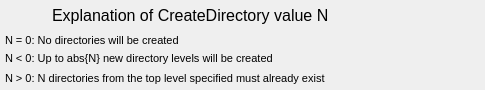
<?xml version="1.0" ?>
<ui version="4.0">
  <class>Dialog</class>
  <widget class="PyDMFrame" name="screen">
    <property name="geometry">
      <rect>
        <x>839</x>
        <y>129</y>
        <width>485</width>
        <height>90</height>
      </rect>
    </property>
    <property name="minimumSize">
      <size>
        <width>485</width>
        <height>90</height>
      </size>
    </property>
    <property name="styleSheet">
      <string notr="true">PyDMFrame#screen {
  color: rgb(0, 0, 0);
  background-color: rgb(187, 187, 187);
  }</string>
    </property>
    <property name="windowTitle">
      <string>createDirectoryHelp</string>
    </property>
    <layout class="QGridLayout" name="gridLayout" columnstretch="5,47,212,133,35,49,4" rowstretch="5,20,8,14,5,14,5,14,5">
      <property name="leftMargin">
        <number>0</number>
      </property>
      <property name="topMargin">
        <number>0</number>
      </property>
      <property name="rightMargin">
        <number>0</number>
      </property>
      <property name="bottomMargin">
        <number>0</number>
      </property>
      <property name="horizontalSpacing">
        <number>0</number>
      </property>
      <property name="verticalSpacing">
        <number>0</number>
      </property>
      <item row="1" column="2" colspan="3">
        <widget class="QLabel" name="text">
          <property name="geometry">
            <rect>
              <x>52</x>
              <y>5</y>
              <width>380</width>
              <height>20</height>
            </rect>
          </property>
          <property name="sizePolicy">
            <sizepolicy hsizetype="Ignored" vsizetype="Ignored">
              <horstretch>0</horstretch>
              <verstretch>0</verstretch>
            </sizepolicy>
          </property>
          <property name="text">
            <string>Explanation of CreateDirectory value N</string>
          </property>
          <property name="font">
            <font>
              <pointsize>12</pointsize>
            </font>
          </property>
          <property name="brush" stdset="0">
            <brush brushstyle="SolidPattern">
              <color alpha="255">
                <red>0</red>
                <green>0</green>
                <blue>0</blue>
              </color>
            </brush>
          </property>
          <property name="toolTip">
            <string>text</string>
          </property>
          <property name="alignment">
            <set>Qt::AlignLeading|Qt::AlignLeft|Qt::AlignVCenter</set>
          </property>
          <property name="styleSheet">
            <string notr="true">QLabel#text {
  color: rgb(0, 0, 0);
  }</string>
          </property>
        </widget>
      </item>
      <item row="3" column="1" colspan="2">
        <widget class="QLabel" name="text_1">
          <property name="geometry">
            <rect>
              <x>5</x>
              <y>33</y>
              <width>259</width>
              <height>14</height>
            </rect>
          </property>
          <property name="sizePolicy">
            <sizepolicy hsizetype="Ignored" vsizetype="Ignored">
              <horstretch>0</horstretch>
              <verstretch>0</verstretch>
            </sizepolicy>
          </property>
          <property name="text">
            <string>N = 0: No directories will be created</string>
          </property>
          <property name="font">
            <font>
              <pointsize>8</pointsize>
            </font>
          </property>
          <property name="brush" stdset="0">
            <brush brushstyle="SolidPattern">
              <color alpha="255">
                <red>0</red>
                <green>0</green>
                <blue>0</blue>
              </color>
            </brush>
          </property>
          <property name="toolTip">
            <string>text_1</string>
          </property>
          <property name="alignment">
            <set>Qt::AlignLeading|Qt::AlignLeft|Qt::AlignVCenter</set>
          </property>
          <property name="styleSheet">
            <string notr="true">QLabel#text_1 {
  color: rgb(0, 0, 0);
  }</string>
          </property>
        </widget>
      </item>
      <item row="5" column="1" colspan="3">
        <widget class="QLabel" name="text_2">
          <property name="geometry">
            <rect>
              <x>5</x>
              <y>52</y>
              <width>392</width>
              <height>14</height>
            </rect>
          </property>
          <property name="sizePolicy">
            <sizepolicy hsizetype="Ignored" vsizetype="Ignored">
              <horstretch>0</horstretch>
              <verstretch>0</verstretch>
            </sizepolicy>
          </property>
          <property name="text">
            <string>N &lt; 0: Up to abs{N} new directory levels will be created</string>
          </property>
          <property name="font">
            <font>
              <pointsize>8</pointsize>
            </font>
          </property>
          <property name="brush" stdset="0">
            <brush brushstyle="SolidPattern">
              <color alpha="255">
                <red>0</red>
                <green>0</green>
                <blue>0</blue>
              </color>
            </brush>
          </property>
          <property name="toolTip">
            <string>text_2</string>
          </property>
          <property name="alignment">
            <set>Qt::AlignLeading|Qt::AlignLeft|Qt::AlignVCenter</set>
          </property>
          <property name="styleSheet">
            <string notr="true">QLabel#text_2 {
  color: rgb(0, 0, 0);
  }</string>
          </property>
        </widget>
      </item>
      <item row="7" column="1" colspan="5">
        <widget class="QLabel" name="text_3">
          <property name="geometry">
            <rect>
              <x>5</x>
              <y>71</y>
              <width>476</width>
              <height>14</height>
            </rect>
          </property>
          <property name="sizePolicy">
            <sizepolicy hsizetype="Ignored" vsizetype="Ignored">
              <horstretch>0</horstretch>
              <verstretch>0</verstretch>
            </sizepolicy>
          </property>
          <property name="text">
            <string>N &gt; 0: N directories from the top level specified must already exist</string>
          </property>
          <property name="font">
            <font>
              <pointsize>8</pointsize>
            </font>
          </property>
          <property name="brush" stdset="0">
            <brush brushstyle="SolidPattern">
              <color alpha="255">
                <red>0</red>
                <green>0</green>
                <blue>0</blue>
              </color>
            </brush>
          </property>
          <property name="toolTip">
            <string>text_3</string>
          </property>
          <property name="alignment">
            <set>Qt::AlignLeading|Qt::AlignLeft|Qt::AlignVCenter</set>
          </property>
          <property name="styleSheet">
            <string notr="true">QLabel#text_3 {
  color: rgb(0, 0, 0);
  }</string>
          </property>
        </widget>
      </item>
    </layout>
    <zorder>text</zorder>
    <zorder>text_1</zorder>
    <zorder>text_2</zorder>
    <zorder>text_3</zorder>
  </widget>
  <customwidgets>
    <customwidget>
      <class>PyDMLabel</class>
      <extends>QLabel</extends>
      <header>pydm.widgets.label</header>
    </customwidget>
    <customwidget>
      <class>PyDMFrame</class>
      <extends>QFrame</extends>
      <header>pydm.widgets.frame</header>
    </customwidget>
  </customwidgets>
</ui>
